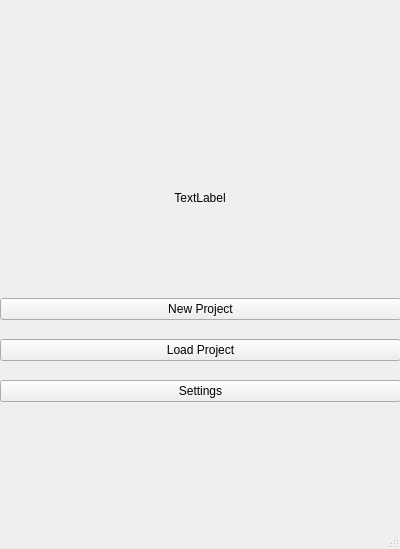
<?xml version="1.0" encoding="UTF-8"?>
<ui version="4.0">
 <class>MainWindow</class>
 <widget class="QMainWindow" name="MainWindow">
  <property name="geometry">
   <rect>
    <x>0</x>
    <y>0</y>
    <width>400</width>
    <height>549</height>
   </rect>
  </property>
  <property name="sizePolicy">
   <sizepolicy hsizetype="Fixed" vsizetype="Fixed">
    <horstretch>0</horstretch>
    <verstretch>0</verstretch>
   </sizepolicy>
  </property>
  <property name="windowTitle">
   <string>MotherBear</string>
  </property>
  <property name="animated">
   <bool>false</bool>
  </property>
  <widget class="QWidget" name="centralwidget">
   <property name="enabled">
    <bool>true</bool>
   </property>
   <widget class="QWidget" name="gridLayoutWidget">
    <property name="geometry">
     <rect>
      <x>0</x>
      <y>0</y>
      <width>401</width>
      <height>501</height>
     </rect>
    </property>
    <layout class="QGridLayout" name="gridLayout">
     <property name="sizeConstraint">
      <enum>QLayout::SetNoConstraint</enum>
     </property>
     <item row="0" column="0">
      <layout class="QVBoxLayout" name="verticalLayout">
       <property name="spacing">
        <number>0</number>
       </property>
       <item>
        <layout class="QHBoxLayout" name="horizontalLayout">
         <item>
          <spacer name="horizontalSpacer_2">
           <property name="orientation">
            <enum>Qt::Horizontal</enum>
           </property>
           <property name="sizeType">
            <enum>QSizePolicy::Fixed</enum>
           </property>
           <property name="sizeHint" stdset="0">
            <size>
             <width>100</width>
             <height>20</height>
            </size>
           </property>
          </spacer>
         </item>
         <item>
          <widget class="QLabel" name="label">
           <property name="maximumSize">
            <size>
             <width>200</width>
             <height>200</height>
            </size>
           </property>
           <property name="text">
            <string>TextLabel</string>
           </property>
           <property name="alignment">
            <set>Qt::AlignCenter</set>
           </property>
          </widget>
         </item>
         <item>
          <spacer name="horizontalSpacer">
           <property name="orientation">
            <enum>Qt::Horizontal</enum>
           </property>
           <property name="sizeType">
            <enum>QSizePolicy::Fixed</enum>
           </property>
           <property name="sizeHint" stdset="0">
            <size>
             <width>100</width>
             <height>20</height>
            </size>
           </property>
          </spacer>
         </item>
        </layout>
       </item>
       <item>
        <layout class="QVBoxLayout" name="verticalLayout_2">
         <property name="spacing">
          <number>4</number>
         </property>
         <item>
          <widget class="QPushButton" name="pushButton_3">
           <property name="text">
            <string>New Project</string>
           </property>
          </widget>
         </item>
         <item>
          <spacer name="verticalSpacer">
           <property name="orientation">
            <enum>Qt::Vertical</enum>
           </property>
           <property name="sizeType">
            <enum>QSizePolicy::Fixed</enum>
           </property>
           <property name="sizeHint" stdset="0">
            <size>
             <width>20</width>
             <height>15</height>
            </size>
           </property>
          </spacer>
         </item>
         <item>
          <widget class="QPushButton" name="pushButton">
           <property name="text">
            <string>Load Project</string>
           </property>
          </widget>
         </item>
         <item>
          <spacer name="verticalSpacer_2">
           <property name="orientation">
            <enum>Qt::Vertical</enum>
           </property>
           <property name="sizeType">
            <enum>QSizePolicy::Fixed</enum>
           </property>
           <property name="sizeHint" stdset="0">
            <size>
             <width>20</width>
             <height>15</height>
            </size>
           </property>
          </spacer>
         </item>
         <item>
          <widget class="QPushButton" name="pushButton_2">
           <property name="text">
            <string>Settings</string>
           </property>
          </widget>
         </item>
        </layout>
       </item>
      </layout>
     </item>
    </layout>
   </widget>
  </widget>
  <widget class="QMenuBar" name="menubar">
   <property name="geometry">
    <rect>
     <x>0</x>
     <y>0</y>
     <width>400</width>
     <height>22</height>
    </rect>
   </property>
  </widget>
  <widget class="QStatusBar" name="statusbar"/>
 </widget>
 <resources/>
 <connections/>
</ui>
